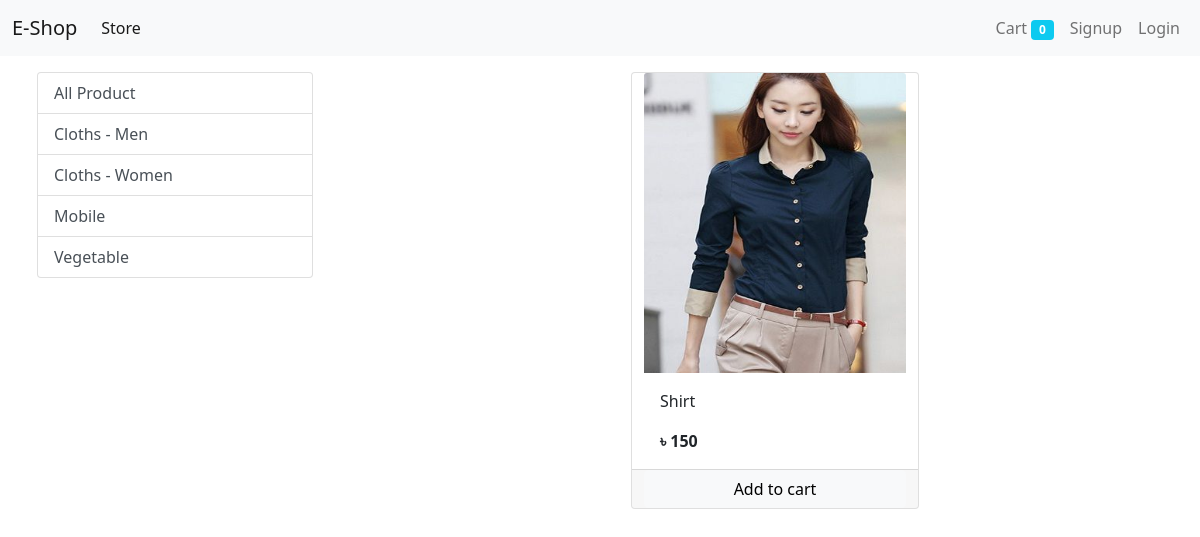
The app's page /store?category=2 with its own data.
### store/models/category.py (models this page shows, shortened)
class Category(models.Model):
    name = models.CharField(max_length=20)
    @staticmethod
    def get_all_categories():
        return Category.objects.all()

### store/models/product.py (models this page shows, shortened)
class Product(models.Model):
    name = models.CharField(max_length=50)
    price = models.IntegerField(default=0)
    category = models.ForeignKey(Category, on_delete=models.CASCADE, default=1)
    description = models.CharField(max_length=200, default='', null=True, blank=True)
    image = models.ImageField(upload_to='uploads/products/')
    @staticmethod
    def get_all_products_by_categoryid(category_id):
        if category_id:
            return Product.objects.filter(category = category_id)
        else:
            return Product.get_all_products()

### store/views/home.py (the view)
# urls.py: path('', include('store.urls'))
def store(request):
    cart = request.session.get('cart')
    if not cart:
        request.session['cart'] = {}
    products = None
    categories = Category.get_all_categories()
    categoryID = request.GET.get('category')
    if categoryID:
        products = Product.get_all_products_by_categoryid(categoryID)
    else:
        products = Product.get_all_products();
    data = {}
    data['products'] = products
    data['categories'] = categories
    return render(request, 'index.html', data)

### store/templatetags/cart.py (called while the page is built)
@register.filter(name='is_in_cart')
def is_in_cart(product, cart):
    keys = cart.keys()
    for id in keys:
        if int(id) == product.id:
            return True
    return False

### store/templatetags/custom_filter.py (called while the page is built)
@register.filter(name='currency')
def currency(number):
    return "৳ " + str(number)

### store/templates/index.html (shortened to what this page needs)
{% extends 'base.html' %}
{% block content %}
{% load cart %}
{% load custom_filter %}
<div class="container-fluid mt-3">
  <div class="row">
    <div class="col-lg-3 mx-auto mb-3">
      <div class="list-group">
        <a href="/" class="list-group-item list-group-item-action">
          All Product
        </a>
        {% for category in categories %}
        <a href="/?category={{category.id}}" class="list-group-item list-group-item-action">
          {{category.name}}
        </a>
        {% endfor %}
      </div>
    </div>
    <div id="product" class="col-lg-8 mx-auto">
      <div class="row mx-auto">
        {% for product in products %}
        <div class="card mx-auto mb-3" id="{{product.id}}" style="width: 18rem">
          <img style="height: 300px" src="{{product.image.url}}" class="card-img-top" alt="" />
          <div class="card-body">
            <hp class="card-title">{{product.name}}</p>
              <p class="card-text"><b>{{product.price|currency}}</b></p>
          </div>
          <div class="card-footer p-0 row">
            {% if product|is_in_cart:request.session.cart %}
            <div class="row">
              <form action="/#{{product.id}}" method="POST" class="col-2" style="margin-left: -12px;">
                {% csrf_token %}
                <input hidden type="text" name="product" value="{{product.id}}">
                <input hidden type="number" name="remove" value="-1">
                <input type="submit" class="btn btn-light" value=" - ">
              </form>
              <div class="text-center pt-2 col">{{product|cart_quantity:request.session.cart}} in cart</div>
              <form action="/#{{product.id}}" method="POST" class="col-2" style="margin-right: -11px;">
                {% csrf_token %}
                <input hidden type="text" name="product" value="{{product.id}}">
                <input type="submit" class="btn btn-light" value=" + ">
              </form>
            </div>
            {% else %}
            <form action="/#{{product.id}}" method="POST" class="d-grid">
              <input href="#" type="submit" class="btn btn-light" value="Add to cart">
            </form>
            {% endif %}
          </div>
        </div>
        {% endfor %}
      </div>
    </div>
  </div>
</div>
{% endblock %}

### records on screen
Category: name "Cloths - Men"
Category: name "Cloths - Women"
Category: name "Mobile"
Category: name "Vegetable"
Product: image (picture), name "Shirt", price "৳ 150"

### other values on screen
{{ request.session.cart.keys|length }} "0"
